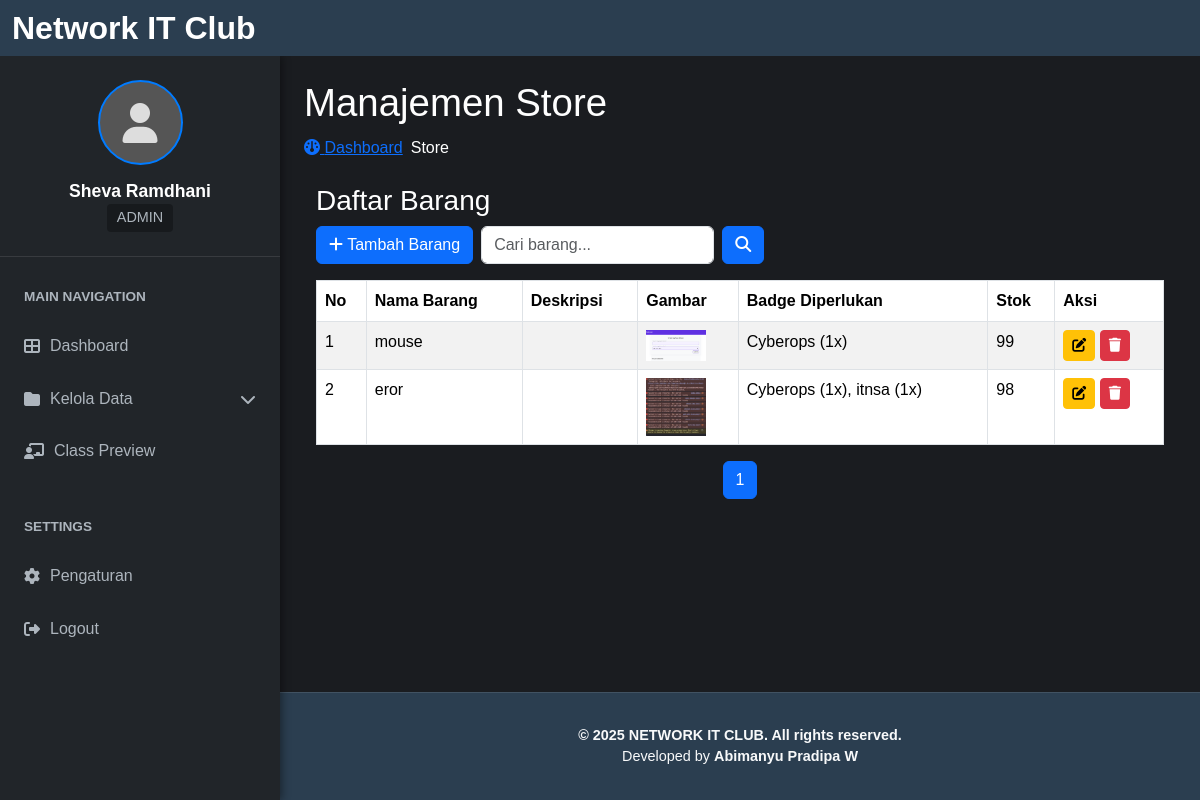
The page /dashboard/store/index.php (signed in) on the database its author committed.
### tables this page shows
CREATE TABLE `store_items` (
  `id` int(11) NOT NULL,
  `name` varchar(100) NOT NULL,
  `description` text DEFAULT NULL,
  `image_url` varchar(255) DEFAULT NULL,
  `stock` int(11) DEFAULT 0,
  `created_at` timestamp NOT NULL DEFAULT current_timestamp()
);

### dashboard/store/index.php (the view, shortened to what this page needs)
<?php
require_once '../../includes/inc_koneksi.php';
require_once '../dashboard_header.php';
$page_title = "Manajemen Store";
$search = isset($_GET['search']) ? mysqli_real_escape_string($koneksi, $_GET['search']) : '';
$limit = 10;
$page = isset($_GET['page']) ? (int)$_GET['page'] : 1;
$offset = ($page - 1) * $limit;
$total_query = "SELECT COUNT(DISTINCT s.id) FROM store_items s WHERE s.name LIKE '%$search%'";
$total_result = mysqli_fetch_array(mysqli_query($koneksi, $total_query));
$total_items = $total_result[0];
$total_pages = ceil($total_items / $limit);
$query = "
SELECT
    s.id,
    s.name,
    s.description,
    s.image_url,
    s.stock,
    GROUP_CONCAT(
        DISTINCT CONCAT(b.name, ' (', r.badge_count_required, 'x)')
        ORDER BY b.name ASC
        SEPARATOR ', '
    ) AS required_badges
FROM
    store_items s
LEFT JOIN
    store_item_badge_rules r ON s.id = r.store_item_id
LEFT JOIN
    badges b ON r.badge_id = b.id
WHERE
    s.name LIKE '%$search%'
GROUP BY
    s.id, s.name, s.description, s.image_url, s.stock, s.created_at
ORDER BY
    s.created_at DESC
LIMIT $limit OFFSET $offset
";
$result = mysqli_query($koneksi, $query);
?>
<div class="content-wrapper mb-5">
    <section class="content-header">
        <h1><?= $page_title ?></h1>
        <ol class="breadcrumb gap-2">
            <li><a href="../../index.php"><i class="fa fa-dashboard"></i> Dashboard</a></li>
            <li class="active">Store</li>
        </ol>
    </section>
    <div class="container mt-4">
        <div class="box-header with-border">
            <h3 class="box-title">Daftar Barang</h3>
        </div>
        <div class="box-header with-border mb-3 d-flex justify-content-flex-start align-items-center gap-2">
            <a href="add.php" class="btn btn-primary"><i class="fa fa-plus"></i> Tambah Barang</a>
            <form method="GET" class="search-form d-flex">
                <input type="text" name="search" class="form-control me-2" placeholder="Cari barang..." value="<?= htmlspecialchars($search) ?>">
                <button class="btn btn-primary" type="submit"><i class="fa fa-search"></i></button>
            </form>
        </div>
        <table class="table table-bordered table-striped">
            <thead>
                <tr>
                    <th>No</th>
                    <th>Nama Barang</th>
                    <th>Deskripsi</th>
                    <th>Gambar</th>
                    <th>Badge Diperlukan</th>
                    <th>Stok</th>
                    <th>Aksi</th>
                </tr>
            </thead>
            <tbody>
                <?php if (mysqli_num_rows($result) > 0): $no = $offset + 1; ?>
                    <?php while ($item = mysqli_fetch_assoc($result)): ?>
                        <tr>
                            <td><?= $no++ ?></td>
                            <td><?= htmlspecialchars($item['name']) ?></td>
                            <td><?= htmlspecialchars($item['description']) ?></td>
                            <td>
                                <?php if (!empty($item['image_url'])): ?>
                                    <img src="../../uploads/<?= htmlspecialchars($item['image_url']) ?>" width="60" alt="Gambar">
                                <?php endif; ?>
                            </td>
                            <td>
                                <?= htmlspecialchars($item['required_badges'] ?: 'Tidak ada') ?>
                            </td>
                            <td><?= (int)$item['stock'] ?></td>
                            <td>
                                <a href="edit.php?id=<?= $item['id'] ?>" class="btn btn-sm btn-warning"><i class="fa fa-edit"></i></a>
                                <a href="delete.php?id=<?= $item['id'] ?>" onclick="return confirm('Yakin ingin menghapus barang ini?')" class="btn btn-sm btn-danger"><i class="fa fa-trash"></i></a>
                            </td>
                        </tr>
                    <?php endwhile; ?>
                <?php else: ?>
                    <tr><td colspan="7" class="text-center">Tidak ada data barang.</td></tr>
                <?php endif; ?>
            </tbody>
        </table>
        <nav>
            <ul class="pagination justify-content-center">
                <?php for ($i = 1; $i <= $total_pages; $i++): ?>
                    <li class="page-item <?= ($i == $page) ? 'active' : '' ?>">
                        <a class="page-link" href="?page=<?= $i ?>&search=<?= urlencode($search) ?>"> <?= $i ?> </a>
                    </li>
                <?php endfor; ?>
            </ul>
        </nav>
    </div>
</div>
<?php require_once '../dashboard_footer.php'; ?>

### css/dashboard.css (style rules this page uses)
:root { --sidebar-width: 280px; --navbar-height: 56px; --footer-height: 60px; --header-bg: #2b3e50; --sidebar-bg: #212529; --main-content-bg: #1a1c20; --text-color: #ffffff; --accent-color: #007bff; --muted-text: #adb5bd; --navbar-brand-desktop-size: 2rem; --navbar-brand-tablet-size: 1.5rem; --navbar-brand-mobile-size: 1.25rem; --profile-name-desktop-size: 1.1rem; --profile-name-tablet-size: 1rem; --profile-name-mobile-size: 0.9rem; --profile-role-desktop-size: 0.9rem; --profile-role-tablet-size: 0.8rem; --profile-role-mobile-size: 0.7rem; --sidebar-heading-desktop-size: 0.85rem; --sidebar-heading-tablet-size: 0.75rem; --sidebar-heading-mobile-size: 0.65rem; --list-item-desktop-size: 1rem; --list-item-tablet-size: 0.9rem; --list-item-mobile-size: 0.8rem; --card-icon-desktop-size: 5rem; --card-icon-mobile-size: 4.5rem; }
body { background-color: var(--main-content-bg); color: var(--text-color); font-family: "Segoe UI", Tahoma, Geneva, Verdana, sans-serif; margin: 0; min-height: 100vh; display: flex; flex-direction: column; }

### dashboard/css/class.css (style rules this page uses)
:root { --blue: #2a33bf; --white: #ffffff; --black: #000000; --bg: #121212; }
body { background-color: var(--bg); color: var(--white); font-family: Arial, sans-serif; text-decoration: none; }

### dashboard/css/material.css (style rules this page uses)
h1 { font-size: 2.4rem; margin-bottom: 10px; color: #fefefe; }

### rows shown on the page
store_items: name "mouse", image_url (picture), required_badges "Cyberops (1x)", stock "99"
store_items: name "eror", image_url (picture), required_badges "Cyberops (1x), itnsa (1x)", stock "98"

### other values the page prints
$logged_in_username "Sheva Ramdhani"
$logged_in_role "ADMIN"
$text "Dashboard"
$text "Kelola Data"
$text "Class Preview"
$page_title "Manajemen Store"
